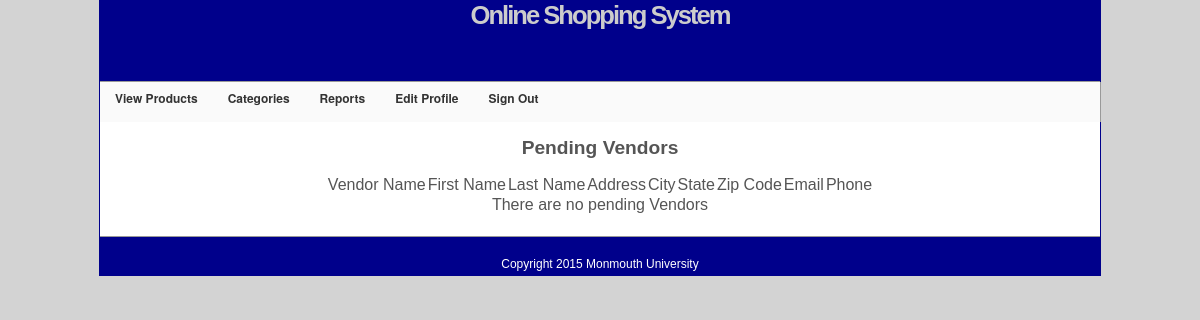
The app's page /pending_vendors.php (signed in), older data.
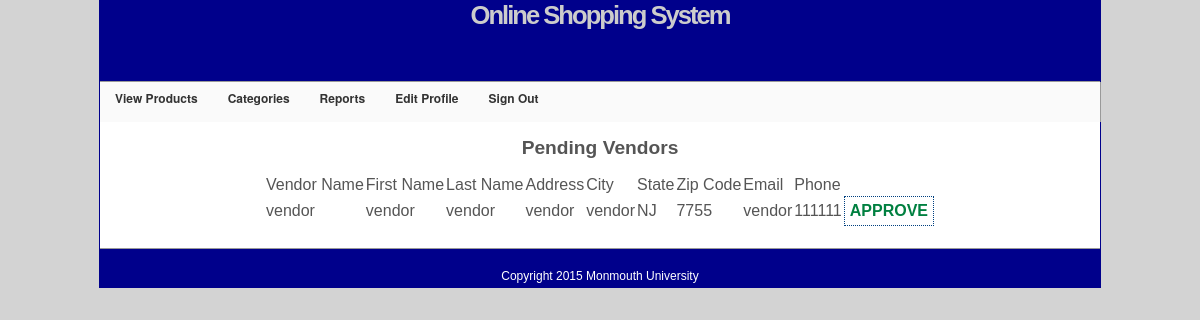
The same page, newer data.
### tables this page shows
CREATE TABLE IF NOT EXISTS `users` (
  `username` varchar(20) NOT NULL,
  `fname` varchar(20) NOT NULL,
  `lname` varchar(20) NOT NULL,
  `psword` varchar(50) NOT NULL,
  `address` varchar(25) NOT NULL,
  `city` varchar(20) NOT NULL,
  `state` varchar(2) NOT NULL,
  `zipcode` int(5) NOT NULL,
  `email` varchar(40) NOT NULL,
  `phone` varchar(10) NOT NULL,
  `lastlogin` date NOT NULL,
  `loginattempts` int(11) NOT NULL,
  `role` varchar(12) NOT NULL,
  `approved` tinyint(1) NOT NULL,
  PRIMARY KEY (`username`)
);

### includes/sql_queries.php (called while the page is built, shortened)
<?php
    function selectPendingVendors($dbc) {
      $q = 'SELECT * FROM '.USER_TABLE::$NAME.' WHERE '.USER_TABLE::$APPROVED.'=\'0\''
                                   .' AND '.USER_TABLE::$ROLE.'=\''.USER_TABLE::$ROLE_VENDOR.'\''
                                   .' ORDER BY '.USER_TABLE::$USER_NAME.' DESC;';
      $r = mysqli_query($dbc, $q);
      if($r) {
        $array = array();
        while ($row = mysqli_fetch_assoc($r)) {
            $array[] = $row;
        }
        return $array;
      }
      return array();
    }
?>

### pending_vendors.php (the view, shortened to what this page needs)
<html>
<?php
    include("includes/sql_queries.php");
?>
<head>
</head>
<body>
    <div id = "container">
    <?php include("includes/header.php"); ?>
    <div id="content" align="center">
    <br>
    <h2>Pending Vendors</h2>
    <br>
    <table>
      <tr>
        <td>Vendor Name</td>
        <td>First Name</td>
        <td>Last Name</td>
        <td>Address</td>
        <td>City</td>
        <td>State</td>
        <td>Zip Code</td>
        <td>Email</td>
        <td>Phone</td>
      </tr>
      <?php
        include('dbc.php');
        $vendors = selectPendingVendors($dbc);
        if(empty($vendors)) {
          echo "<tr><td colspan=9 align=center>There are no pending Vendors</td></tr>";
        } else {
          foreach($vendors as $vendor) {
            echo "<tr>";
            echo '<td>'.$vendor[USER_TABLE::$USER_NAME].'</td>';
            echo '<td>'.$vendor[USER_TABLE::$FIRST_NAME].'</td>';
            echo '<td>'.$vendor[USER_TABLE::$LAST_NAME].'</td>';
            echo '<td>'.$vendor[USER_TABLE::$ADDRESS].'</td>';
            echo '<td>'.$vendor[USER_TABLE::$CITY].'</td>';
            echo '<td>'.$vendor[USER_TABLE::$STATE].'</td>';
            echo '<td>'.$vendor[USER_TABLE::$ZIP_CODE].'</td>';
            echo '<td>'.$vendor[USER_TABLE::$EMAIL].'</td>';
            echo '<td>'.$vendor[USER_TABLE::$PHONE].'</td>';
            echo '<td><input type="button" value="APPROVE" onclick="approveVendor(\''
                            .$vendor[USER_TABLE::$USER_NAME].'\',\'pending_vendors.php\')" /></td>';
            echo "</tr>";
          }
        }
      ?>
    </table>
    </div>
    <?php include("includes/footer.php"); ?>
    </div>
</body>
</html>

### includes/header.php (shortened to what this page needs)
<html>
  <head><link rel = "stylesheet" href = "includes/style.css" type = "text/css" media = "screen" /></head>
<body>
	<div id = "header"><h2>Online Shopping System</h2></div>
  <nav id="primary_nav_wrap">
    <ul>
<?php
  function makeNav($navArray) {
    for($i = 0; $i < sizeof($navArray); $i++ ) {
      echo '<li>';
      if(!is_array($navArray[$i])) {
        echo $navArray[$i];
      }
      if(($i+1) < sizeof($navArray) && is_array($navArray[$i+1])) {
        $i++;
      }
      echo '</li>';
    }
  }
  $no_user = array();
  $no_user[] = '<a href="products.php">View Products</a>';
  $no_user[] = '<a href="signin.php">Sign In</a>';
  $customer = array();
  $customer[] = '<a href="products.php">View Products</a>';
  $customer[] = '<a href="shopping_cart.php">Shopping Cart</a>';
  $customer[] = '<a href="recent_orders.php">My Orders</a>';
  $customer[] = '<a href="edit_profile.php">Edit Profile</a>';
  $customer[] = '<a href="signout.php">Sign Out</a>';
  $vendorApproved = array();
  $vendorApproved[] = '<a href="products.php">View All Products</a>';
  $vendorApproved[] = '<a href="#">My Products</a>';
  $myProducts = array();
  $myProducts[] = '<a href="addproduct.php">Add Product</a>';
  $myProducts[] = '<a href="removeproduct.php">Remove Product</a>';
  $myProducts[] = '<a href="editproduct.php">Edit Product</a>';
  $vendorApproved[] = $myProducts;
  $vendorApproved[] = '<a href="#">Reports</a>';
  $saleReports = array();
  $saleReports[] = '<a href="vendor_sale_reports.php">Sale Reports</a>';
  $saleReports[] = '<a href="vendor_products.php">View Products</a>';
  $vendorApproved[] = $saleReports;
  $vendorApproved[] = '<a href="shopping_cart.php">Shopping Cart</a>';
  $vendorApproved[] = '<a href="recent_orders.php">My Orders</a>';
  $vendorApproved[] = '<a href="edit_profile.php">Edit Profile</a>';
  $vendorApproved[] = '<a href="signout.php">Sign Out</a>';
  $admin = array();
  $admin[] = '<a href="products.php">View Products</a>';
  $admin[] = '<a href="#">Categories</a>';
  $categories = array();
  $categories[] = '<a href="addcategory.php">Add Category</a>';
  $categories[] = '<a href="removecategory.php">Remove Category</a>';
  $admin[] = $categories;
  $admin[] = '<a href="#">Reports</a>';
  $reports = array();
  $reports[] = '<a href="customer_report.php">User Information</a>';
  $reports[] = '<a href="pending_product_report.php">Pending Products</a>';
  $reports[] = '<a href="pending_vendors.php">Pending Vendors</a>';
  $reports[] = '<a href="vendor_report.php">Vendors</a>';
  $reports[] = '<a href="sales_report.php">Sales</a>';
  $admin[] = $reports;
  $admin[] = '<a href="edit_profile.php">Edit Profile</a>';
  $admin[] = '<a href="signout.php">Sign Out</a>';
  require_once("sql_queries.php");
  if(isset($_COOKIE[USER_TABLE::$ROLE])) {
    $role = $_COOKIE[USER_TABLE::$ROLE];
    if($role == USER_TABLE::$ROLE_ADMIN) {
      $selected = $admin;
    }
    elseif ($role == USER_TABLE::$ROLE_VENDOR && $_COOKIE[USER_TABLE::$APPROVED]) {
      $selected = $vendorApproved;
    } else if($role == USER_TABLE::$ROLE_VENDOR && !$_COOKIE[USER_TABLE::$APPROVED]) {
      $selected = $customer;
    } elseif ($role == USER_TABLE::$ROLE_USER) {
      $selected = $customer;
    } else {
      $selected = $no_user;
    }
  } else {
    $selected = $no_user;
  }
  makeNav($selected);
?>
		</ul>
    </nav>
</body>
</html>

### includes/footer.php
<?php
  echo '<div id="footer">';
  echo '<p style = "padding: 10px 250px; font-size: 12px">Copyright 2015 Monmouth University</p>';
	echo '</div>';
?>

### includes/style.css (style rules this page uses)
* { border:0; margin:0; padding:0; }
a { color:#777; text-decoration:none; }
body { background:lightgrey; color:#555; font:0.8em Arial, Helvetica, "bitstream vera sans", sans-serif; }
#container { width: 1000px; margin:0 auto; border:1px solid darkblue; }
#header { border-bottom:1px solid #999; height:80px; color: white; background-color: darkblue; }
#header h2 { color:#CCC; font-size:200%; letter-spacing:-2px; text-align:center; }
#primary_nav_wrap { background:#fafafa; border-right:1px solid #999; width:1000px; height:40px; list-style:none; }
#primary_nav_wrap ul { list-style:none; position:relative; float:left; margin:0; padding:0 }
#primary_nav_wrap ul a { display:block; color:#333; text-decoration:none; font-weight:700; font-size:12px; line-height:32px; padding:0 15px; font-family:"HelveticaNeue","Helvetica Neue",Helvetica,Arial,sans-serif }
#primary_nav_wrap ul li { position:relative; float:left; margin:0; padding:0 }
#content { height:auto; padding:0 0 20px; width:1000px; background: white; }
#footer { border-top:1px solid #999; height:18px; padding:10px; text-align:center; color: white; background-color: darkblue; }
input, select, .input { padding: 5px; font-weight: bold; font-size: 1em; color: #008040; background: #FFFFFF; border:1px dotted #004080; }

Row changes from the older to the newer data that the page shows:
now on this page (row edited): users: username "vendor", fname "vendor", lname "vendor", address "vendor", city "vendor", state "NJ", zipcode "7755", email "vendor", phone "111111"
Text that changed along with them:
text no longer shown: "There are no pending Vendors"
